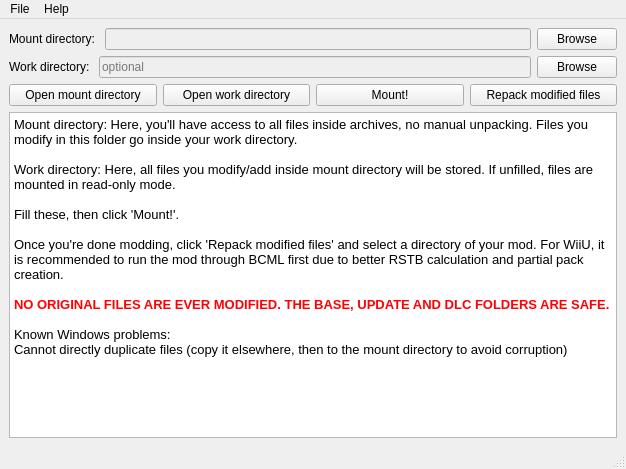
<?xml version="1.0" encoding="UTF-8"?>
<ui version="4.0">
 <class>MainWindow</class>
 <widget class="QMainWindow" name="MainWindow">
  <property name="geometry">
   <rect>
    <x>0</x>
    <y>0</y>
    <width>626</width>
    <height>469</height>
   </rect>
  </property>
  <property name="windowTitle">
   <string>Breath of the Wild Filesystem Mounter</string>
  </property>
  <widget class="QWidget" name="centralwidget">
   <property name="sizePolicy">
    <sizepolicy hsizetype="Expanding" vsizetype="Expanding">
     <horstretch>10</horstretch>
     <verstretch>10</verstretch>
    </sizepolicy>
   </property>
   <layout class="QGridLayout" name="gridLayout">
    <item row="0" column="0">
     <layout class="QVBoxLayout" name="verticalLayout">
      <item>
       <layout class="QHBoxLayout" name="horizontalLayout">
        <item>
         <widget class="QLabel" name="labelDirMount">
          <property name="text">
           <string>Mount directory: </string>
          </property>
         </widget>
        </item>
        <item>
         <widget class="QLineEdit" name="lineDirMount">
          <property name="enabled">
           <bool>false</bool>
          </property>
          <property name="text">
           <string/>
          </property>
         </widget>
        </item>
        <item>
         <widget class="QPushButton" name="pushDirMount">
          <property name="text">
           <string>Browse</string>
          </property>
         </widget>
        </item>
       </layout>
      </item>
      <item>
       <layout class="QHBoxLayout" name="horizontalLayout_2">
        <item>
         <widget class="QLabel" name="labelDirWork">
          <property name="text">
           <string>Work directory: </string>
          </property>
         </widget>
        </item>
        <item>
         <widget class="QLineEdit" name="lineDirWork">
          <property name="enabled">
           <bool>false</bool>
          </property>
          <property name="text">
           <string/>
          </property>
          <property name="placeholderText">
           <string>optional</string>
          </property>
         </widget>
        </item>
        <item>
         <widget class="QPushButton" name="pushDirWork">
          <property name="text">
           <string>Browse</string>
          </property>
         </widget>
        </item>
       </layout>
      </item>
      <item>
       <layout class="QHBoxLayout" name="horizontalLayout_3">
        <item>
         <widget class="QPushButton" name="pushOpenMount">
          <property name="text">
           <string>Open mount directory</string>
          </property>
         </widget>
        </item>
        <item>
         <widget class="QPushButton" name="pushOpenWork">
          <property name="text">
           <string>Open work directory</string>
          </property>
         </widget>
        </item>
        <item>
         <widget class="QPushButton" name="pushMount">
          <property name="text">
           <string>Mount!</string>
          </property>
         </widget>
        </item>
        <item>
         <widget class="QPushButton" name="pushRepack">
          <property name="text">
           <string>Repack modified files</string>
          </property>
         </widget>
        </item>
       </layout>
      </item>
      <item>
       <widget class="QTextBrowser" name="textBrowser">
        <property name="html">
         <string>&lt;!DOCTYPE HTML PUBLIC &quot;-//W3C//DTD HTML 4.0//EN&quot; &quot;http://www.w3.org/TR/REC-html40/strict.dtd&quot;&gt;
&lt;html&gt;&lt;head&gt;&lt;meta name=&quot;qrichtext&quot; content=&quot;1&quot; /&gt;&lt;style type=&quot;text/css&quot;&gt;
p, li { white-space: pre-wrap; }
&lt;/style&gt;&lt;/head&gt;&lt;body style=&quot; font-family:'Noto Sans'; font-size:10pt; font-weight:400; font-style:normal;&quot;&gt;
&lt;p style=&quot; margin-top:0px; margin-bottom:0px; margin-left:0px; margin-right:0px; -qt-block-indent:0; text-indent:0px;&quot;&gt;&lt;span style=&quot; font-family:'Noto Sans';&quot;&gt;Mount directory: Here, you'll have access to all files inside archives, no manual unpacking. Files you modify in this folder go inside your work directory.&lt;/span&gt;&lt;/p&gt;
&lt;p style=&quot;-qt-paragraph-type:empty; margin-top:0px; margin-bottom:0px; margin-left:0px; margin-right:0px; -qt-block-indent:0; text-indent:0px; font-family:'Noto Sans';&quot;&gt;&lt;br /&gt;&lt;/p&gt;
&lt;p style=&quot; margin-top:0px; margin-bottom:0px; margin-left:0px; margin-right:0px; -qt-block-indent:0; text-indent:0px;&quot;&gt;&lt;span style=&quot; font-family:'Noto Sans';&quot;&gt;Work directory: Here, all files you modify/add inside mount directory will be stored. If unfilled, files are mounted in read-only mode.&lt;/span&gt;&lt;/p&gt;
&lt;p style=&quot;-qt-paragraph-type:empty; margin-top:0px; margin-bottom:0px; margin-left:0px; margin-right:0px; -qt-block-indent:0; text-indent:0px; font-family:'Noto Sans';&quot;&gt;&lt;br /&gt;&lt;/p&gt;
&lt;p style=&quot; margin-top:0px; margin-bottom:0px; margin-left:0px; margin-right:0px; -qt-block-indent:0; text-indent:0px;&quot;&gt;&lt;span style=&quot; font-family:'Noto Sans';&quot;&gt;Fill these, then click 'Mount!'.&lt;/span&gt;&lt;/p&gt;
&lt;p style=&quot;-qt-paragraph-type:empty; margin-top:0px; margin-bottom:0px; margin-left:0px; margin-right:0px; -qt-block-indent:0; text-indent:0px; font-family:'Noto Sans';&quot;&gt;&lt;br /&gt;&lt;/p&gt;
&lt;p style=&quot; margin-top:0px; margin-bottom:0px; margin-left:0px; margin-right:0px; -qt-block-indent:0; text-indent:0px;&quot;&gt;&lt;span style=&quot; font-family:'Noto Sans';&quot;&gt;Once you're done modding, click 'Repack modified files' and select a directory of your mod. For WiiU, it is recommended to run the mod through BCML first due to better RSTB calculation and partial pack creation.&lt;/span&gt;&lt;/p&gt;
&lt;p style=&quot;-qt-paragraph-type:empty; margin-top:0px; margin-bottom:0px; margin-left:0px; margin-right:0px; -qt-block-indent:0; text-indent:0px; font-family:'Noto Sans';&quot;&gt;&lt;br /&gt;&lt;/p&gt;
&lt;p style=&quot; margin-top:0px; margin-bottom:0px; margin-left:0px; margin-right:0px; -qt-block-indent:0; text-indent:0px;&quot;&gt;&lt;span style=&quot; font-family:'Noto Sans'; font-weight:600; color:#ff0004;&quot;&gt;NO ORIGINAL FILES ARE EVER MODIFIED. THE BASE, UPDATE AND DLC FOLDERS ARE SAFE.&lt;/span&gt;&lt;/p&gt;
&lt;p style=&quot;-qt-paragraph-type:empty; margin-top:0px; margin-bottom:0px; margin-left:0px; margin-right:0px; -qt-block-indent:0; text-indent:0px; font-family:'Noto Sans'; font-weight:600; color:#ff0004;&quot;&gt;&lt;br /&gt;&lt;/p&gt;
&lt;p style=&quot; margin-top:0px; margin-bottom:0px; margin-left:0px; margin-right:0px; -qt-block-indent:0; text-indent:0px;&quot;&gt;&lt;span style=&quot; font-family:'Noto Sans';&quot;&gt;Known Windows problems:&lt;/span&gt;&lt;/p&gt;
&lt;p style=&quot; margin-top:0px; margin-bottom:0px; margin-left:0px; margin-right:0px; -qt-block-indent:0; text-indent:0px;&quot;&gt;&lt;span style=&quot; font-family:'Noto Sans';&quot;&gt;Cannot directly duplicate files (copy it elsewhere, then to the mount directory to avoid corruption)&lt;/span&gt;&lt;/p&gt;&lt;/body&gt;&lt;/html&gt;</string>
        </property>
       </widget>
      </item>
     </layout>
    </item>
   </layout>
  </widget>
  <widget class="QMenuBar" name="menubar">
   <property name="geometry">
    <rect>
     <x>0</x>
     <y>0</y>
     <width>626</width>
     <height>30</height>
    </rect>
   </property>
   <widget class="QMenu" name="menuFile">
    <property name="title">
     <string>File</string>
    </property>
    <addaction name="actionSettings"/>
   </widget>
   <widget class="QMenu" name="menuAbout">
    <property name="title">
     <string>Help</string>
    </property>
    <addaction name="actionAbout"/>
   </widget>
   <addaction name="menuFile"/>
   <addaction name="menuAbout"/>
  </widget>
  <widget class="QStatusBar" name="statusbar"/>
  <action name="actionSettings">
   <property name="text">
    <string>Settings</string>
   </property>
  </action>
  <action name="actionAbout">
   <property name="text">
    <string>About BWMT</string>
   </property>
  </action>
 </widget>
 <resources/>
 <connections/>
</ui>
